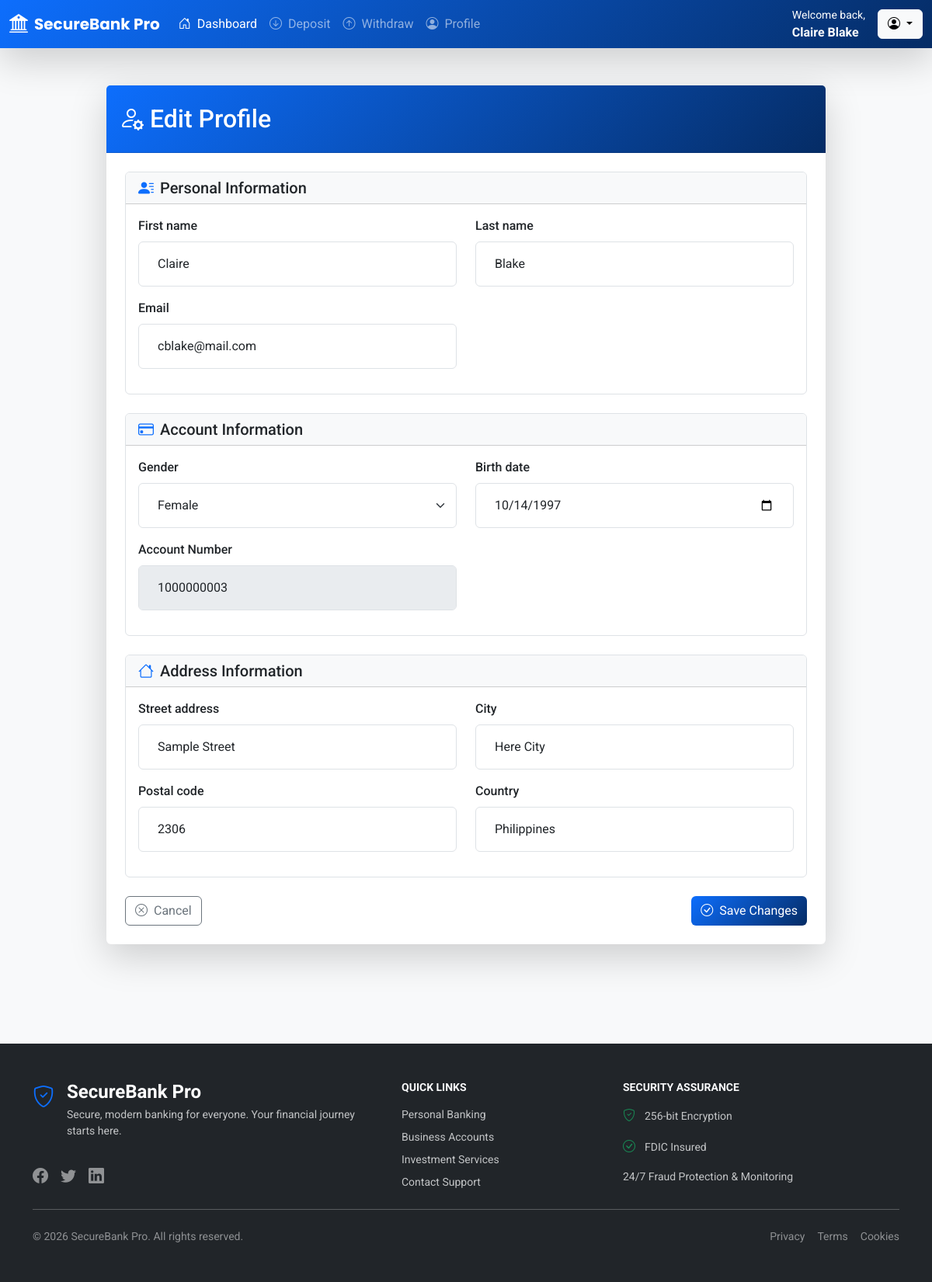
The page /accounts/profile/edit/ (signed in) on the database its author committed.
### accounts/models.py (models this page shows, shortened)
class User(AbstractUser):
    username = None
    email = models.EmailField(unique=True, null=False, blank=False)
    objects = UserManager()
    USERNAME_FIELD = 'email'
    REQUIRED_FIELDS = []

class UserBankAccount(models.Model):
    user = models.OneToOneField(
        User,
        related_name='account',
        on_delete=models.CASCADE,
    )
    account_type = models.ForeignKey(
        BankAccountType,
        related_name='accounts',
        on_delete=models.CASCADE
    )
    account_no = models.PositiveIntegerField(unique=True, editable=False)
    gender = models.CharField(max_length=1, choices=GENDER_CHOICE)
    birth_date = models.DateField(null=True, blank=True)
    balance = models.DecimalField(
        default=0,
        max_digits=12,
        decimal_places=2
    )
    interest_start_date = models.DateField(
        null=True, blank=True,
        help_text=(
            'The month number that interest calculation will start from'
        )
    )
    initial_deposit_date = models.DateField(null=True, blank=True)

class UserAddress(models.Model):
    user = models.OneToOneField(
        User,
        related_name='address',
        on_delete=models.CASCADE,
    )
    street_address = models.CharField(max_length=512)
    city = models.CharField(max_length=256)
    postal_code = models.PositiveIntegerField()
    country = models.CharField(max_length=256)

### accounts/views.py (the view, shortened to what this page needs)
class ProfileEditView(LoginRequiredMixin, View):
    def get(self, request, *args, **kwargs):
        user = request.user
        account = getattr(user, 'account', None)
        address = getattr(user, 'address', None)
        user_form = UserProfileForm(instance=user)
        address_form = UserAddressForm(instance=address)
        account_form = UserBankAccountForm(instance=account)
        return render(request, 'accounts/profile_edit.html', {
            'user_form': user_form,
            'address_form': address_form,
            'account_form': account_form,
        })

### accounts/forms.py
class UserProfileForm(forms.ModelForm):
    class Meta:
        model = User
        fields = ['first_name', 'last_name', 'email']
    def __init__(self, *args, **kwargs):
        super().__init__(*args, **kwargs)
        for field in self.fields:
            self.fields[field].widget.attrs.update({
                'class': (
                    'appearance-none block w-full bg-gray-200 '
                    'text-gray-700 border border-gray-200 '
                    'rounded py-3 px-4 leading-tight '
                    'focus:outline-none focus:bg-white '
                    'focus:border-gray-500'
                )
            })

class UserAddressForm(forms.ModelForm):
    class Meta:
        model = UserAddress
        fields = [
            'street_address',
            'city',
            'postal_code',
            'country'
        ]
    def __init__(self, *args, **kwargs):
        super().__init__(*args, **kwargs)
        for field in self.fields:
            self.fields[field].widget.attrs.update({
                'class': (
                    'appearance-none block w-full bg-gray-200 '
                    'text-gray-700 border border-gray-200 rounded '
                    'py-3 px-4 leading-tight focus:outline-none '
                    'focus:bg-white focus:border-gray-500'
                )
            })

### accounts/context_processors.py (called while the page is built)
def disable_admin_sidebar(request):
    return {}

### templates/accounts/profile_edit.html (shortened to what this page needs)
{% extends 'core/base.html' %}
{% block content %}
<div class="container py-5">
    <div class="row justify-content-center">
        <div class="col-lg-10">
            <div class="card border-0 shadow-lg">
                <div class="card-header bank-gradient text-white py-4">
                    <h2 class="mb-0"><i class="bi bi-person-gear me-2"></i>Edit Profile</h2>
                </div>
                <div class="card-body p-4">
                    <form method="post" novalidate>
                        <div class="card border mb-4">
                            <div class="card-header bg-light">
                                <h5 class="mb-0"><i class="bi bi-person-lines-fill text-primary me-2"></i>Personal Information</h5>
                            </div>
                            <div class="card-body">
                                <div class="row">
                                    {% for field in user_form %}
                                    <div class="col-md-6 mb-3">
                                        <label class="form-label fw-medium">{{ field.label }}</label>
                                        {{ field }}
                                    </div>
                                    {% endfor %}
                                </div>
                            </div>
                        </div>
                        <div class="card border mb-4">
                            <div class="card-header bg-light">
                                <h5 class="mb-0"><i class="bi bi-credit-card text-primary me-2"></i>Account Information</h5>
                            </div>
                            <div class="card-body">
                                <div class="row">
                                    {% for field in account_form %}
                                    <div class="col-md-6 mb-3">
                                        <label class="form-label fw-medium">{{ field.label }}</label>
                                        {{ field }}
                                    </div>
                                    {% endfor %}
                                </div>
                            </div>
                        </div>
                        <div class="card border mb-4">
                            <div class="card-header bg-light">
                                <h5 class="mb-0"><i class="bi bi-house text-primary me-2"></i>Address Information</h5>
                            </div>
                            <div class="card-body">
                                <div class="row">
                                    {% for field in address_form %}
                                    <div class="col-md-6 mb-3">
                                        <label class="form-label fw-medium">{{ field.label }}</label>
                                        {{ field }}
                                    </div>
                                    {% endfor %}
                                </div>
                            </div>
                        </div>
                        <div class="d-flex justify-content-between mt-4">
                            <a href="{% url 'accounts:profile' %}" class="btn btn-outline-secondary">
                                <i class="bi bi-x-circle me-1"></i> Cancel
                            </a>
                            <button type="submit" class="btn btn-primary">
                                <i class="bi bi-check-circle me-1"></i> Save Changes
                            </button>
                        </div>
                    </form>
                </div>
            </div>
        </div>
    </div>
</div>
{% endblock %}

### templates/core/navbar.html (shortened to what this page needs)
<nav class="navbar navbar-expand-lg navbar-dark bank-gradient shadow-lg">
    <div class="container-fluid">
        <a class="navbar-brand d-flex align-items-center" href="{% url 'transactions:transaction_report' %}">
            <i class="bi bi-bank2 me-2 fs-4"></i>
            <span class="fw-bold">SecureBank Pro</span>
        </a>
        <div class="collapse navbar-collapse" id="navbarMain">
            {% if request.user.is_authenticated %}
            <ul class="navbar-nav me-auto mb-2 mb-lg-0">
                <li class="nav-item">
                    <a class="nav-link active" href="{% url 'transactions:transaction_report' %}">
                        <i class="bi bi-house-door me-1"></i> Dashboard
                    </a>
                </li>
                <li class="nav-item">
                    <a class="nav-link" href="{% url 'transactions:deposit_money' %}">
                        <i class="bi bi-arrow-down-circle me-1"></i> Deposit
                    </a>
                </li>
                <li class="nav-item">
                    <a class="nav-link" href="{% url 'transactions:withdraw_money' %}">
                        <i class="bi bi-arrow-up-circle me-1"></i> Withdraw
                    </a>
                </li>
                <li class="nav-item">
                    <a class="nav-link" href="{% url 'accounts:profile' %}">
                        <i class="bi bi-person-circle me-1"></i> Profile
                    </a>
                </li>
            </ul>
            <div class="d-flex align-items-center">
                <div class="text-white me-3">
                    <small class="d-block">Welcome back,</small>
                    <strong>{{ request.user.first_name }} {{ request.user.last_name }}</strong>
                </div>
                <div class="dropdown">
                    <button class="btn btn-light dropdown-toggle" type="button" data-bs-toggle="dropdown">
                        <i class="bi bi-person-circle"></i>
                    </button>
                </div>
            </div>
            {% endif %}
        </div>
    </div>
</nav>

### templates/core/base.html (style rules this page uses)
:root { --primary-color: #0d6efd; --secondary-color: #6c757d; --success-color: #198754; --dark-blue: #052c65; --light-blue: #cfe2ff; --gradient-primary: linear-gradient(135deg, #0d6efd 0%, #052c65 100%); }
body { font-family: 'Roboto', sans-serif; background-color: #f8f9fa; background-repeat: repeat; min-height: 100vh; display: flex; flex-direction: column; }
.navbar-brand { font-family: 'Poppins', sans-serif; font-weight: 700; }
.bank-gradient { background: var(--gradient-primary); }
.btn-primary { background: var(--gradient-primary); border: none; }

### rows shown on the page
User: user.first_name "Claire", user.last_name "Blake", user_form "Claire" "Blake" "cblake@mail.com"
UserBankAccount: account_form "Female" "10/14/1997" "1000000003"
UserAddress: address_form "Sample Street" "Here City" "2306" "Philippines"

### other values the page prints
{{ field.label }} "First name" "Last name" "Email"
{{ field.label }} "Gender" "Birth date" "Account Number"
{{ field.label }} "Street address" "City" "Postal code" "Country"
